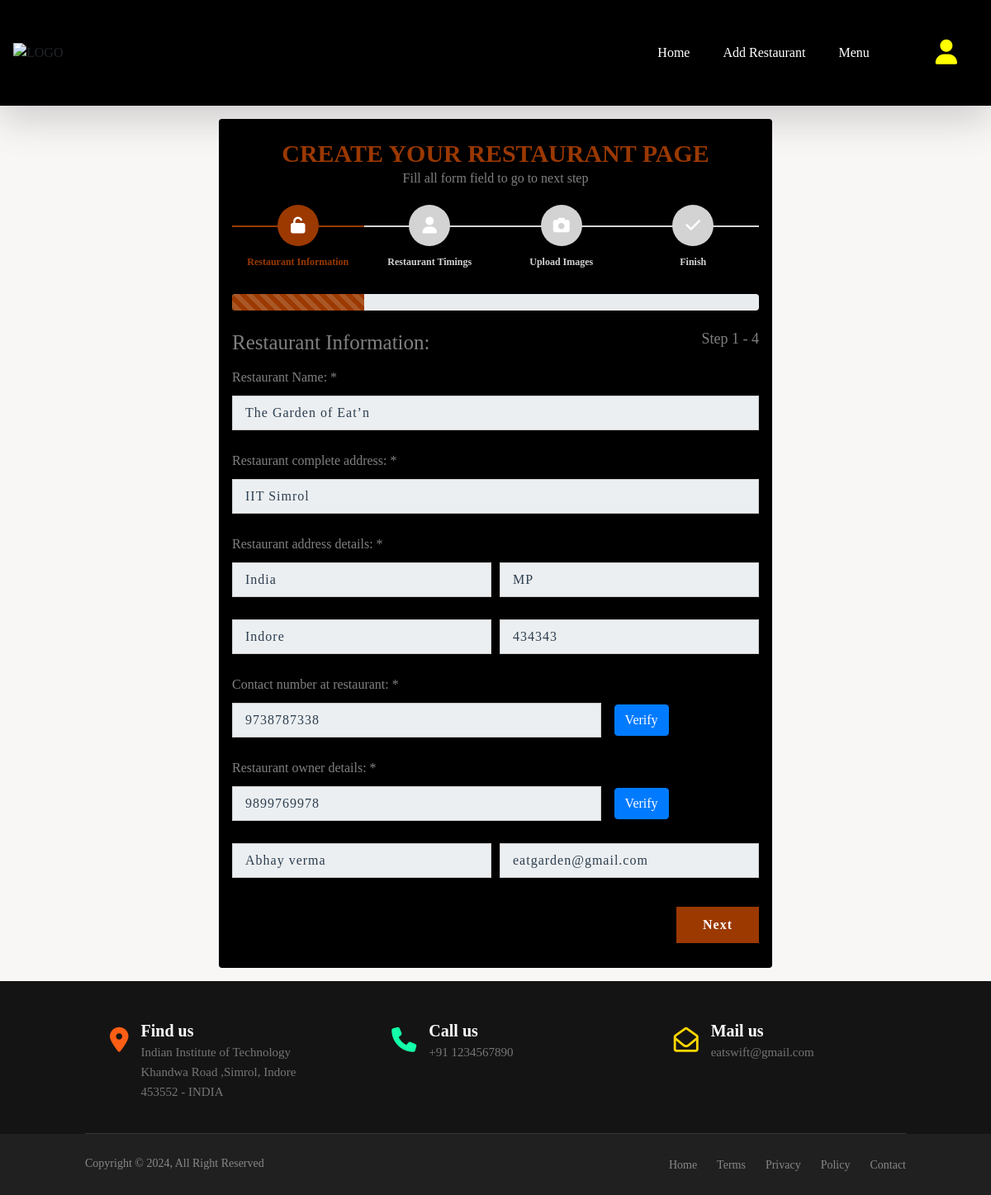
The app's page /restaurant_update/1 (signed in) with its own data.
### restaurant/models.py (models this page shows, shortened)
class Restaurant(models.Model):
    user = models.OneToOneField(User, on_delete=models.CASCADE ,null=True)
    rest_name = models.CharField(max_length=100)
    location = models.CharField(max_length=200)
    city = models.CharField(max_length=100)
    country = models.CharField(max_length=100)
    pin = models.IntegerField()
    state = models.CharField(max_length=100)
    rest_cantact_no = models.IntegerField()
    owner_contact_no = models.IntegerField()
    ownername= models.CharField(max_length=100)
    owneremail = models.EmailField(max_length=100)
    open_time = models.TimeField()
    close_time = models.TimeField()
    menu_image = models.ImageField(upload_to='menu_images/')
    restaurant_image = models.ImageField(upload_to='resta_images/')

### restaurant/views.py (the view)
# urls.py: path('restaurant_update/<int:id>',views.restaurant_update,name='restaurant_update'),
@login_required(login_url='/authpage')
def restaurant_update(request,id):
    try:
        restaurant = Restaurant.objects.get(id=id)
    except Restaurant.DoesNotExist:
        return render(request, 'pagenotfound.html')
    return render(request,"edit_restaurant_details.html",{'restaurant':restaurant})

### templates/edit_restaurant_details.html (shortened to what this page needs)
{% extends 'base.html' %}
{% block link %}
<link rel="stylesheet" href="https://stackpath.bootstrapcdn.com/bootstrap/4.5.2/css/bootstrap.min.css"
>
    <link rel="stylesheet" href="https://cdnjs.cloudflare.com/ajax/libs/font-awesome/5.15.4/css/all.min.css">
    <link rel="stylesheet" href="https://cdnjs.cloudflare.com/ajax/libs/font-awesome/4.7.0/css/font-awesome.min.css">
{% endblock link %}
{% block body %}
<body>
    <div class="container-fluid">
        <div class="registration-restaurant">
            <div class="    text-center p-0 ">
                <div class=" registration-form card px-3 pt-4  pb-0 mt-3 mb-3">
                    <h2 id="heading">Create your restaurant page</h2>
                    <p>Fill all form field to go to next step</p>
                    <form id="msform" action="restaurantupdate/{{restaurant.id}}" method="post">
                        <ul id="progressbar">
                            <li class="active" id="account"><strong>Restaurant Information</strong></li>
                            <li id="personal"><strong>Restaurant Timings</strong></li>
                            <li id="payment"><strong>Upload Images</strong></li>
                            <li id="confirm"><strong>Finish</strong></li>
                        </ul>
                        <div class="progress">
                            <div class="progress-bar progress-bar-striped progress-bar-animated" role="progressbar"
                                aria-valuemin="0" aria-valuemax="100"></div>
                        </div> <br>
                        <fieldset>
                            <div class="form-card">
                                <div class="row">
                                    <div class="col-7">
                                        <h2 class="fs-title">Restaurant Information:</h2>
                                    </div>
                                    <div class="col-5">
                                        <h2 class="steps">Step 1 - 4</h2>
                                    </div>
                                </div> <label class="fieldlabels">Restaurant Name: *</label>
                                <input type="name" name="restaurant_name" value="{{restaurant.rest_name}}">
                                <label class="fieldlabels">Restaurant complete address: *</label>
                                <input type="address" name="Restaurant_address" value="{{restaurant.location}}">
                                <label class="fieldlabels">Restaurant address details: *</label>
                                <div class="form-row">
                                    <div class="col">
                                        <input type="text" name="restaurant_country" value="{{restaurant.country}}">
                                    </div>
                                    <div class="col">
                                        <input type="text" name="restaurant_state" value="{{restaurant.state}}">
                                    </div>
                                </div>
                                <div class="form-row">
                                    <div class="col">
                                        <input type="text" name="restaurant_city" value="{{restaurant.city}}">
                                    </div>
                                    <div class="col">
                                        <input type="number" name="restaurant_pincode" value="{{restaurant.pin}}">
                                    </div>
                                </div>
                                <label class="fieldlabels">Contact number at restaurant: *</label>
                                <div class="" style="display: flex; flex-flow: row;">
                                    <div class="" style="width: 70%;">
                                        <input type="tel" name="restaurant_phone" pattern="[0-9]{3}-[0-9]{2}-[0-9]{3}"
                                        value="{{restaurant.rest_cantact_no}}">
                                    </div>
                                    <div class="" style="width: 30%;">
                                        <button class="btn btn-primary mx-3 my-1"> Verify</button>
                                    </div>
                                </div>
                                <label class="fieldlabels">Restaurant owner details: *</label>
                                <div class="" style="display: flex; flex-flow: row;">
                                    <div class="" style="width: 70%;">
                                        <input type="tel" name="restaurant_owner_phone"
                                            pattern="[0-9]{3}-[0-9]{2}-[0-9]{3}" value="{{restaurant.owner_contact_no}}">
                                    </div>
                                    <div class="" style="width: 30%;">
                                        <button class="btn btn-primary mx-3 my-1"> Verify</button>
                                    </div>
                                </div>
                                <div class="form-row">
                                    <div class="col">
                                        <input type="text" name="restaurant_owner_name"
                                        value="{{restaurant.ownername}}">
                                    </div>
                                    <div class="col">
                                        <input type="email" name="restaurant_owner_email"
                                        value="{{restaurant.owneremail}}"  >
                                    </div>
                                </div>
                            </div> <input type="button" name="next" class="next action-button" value="Next" />
                        </fieldset>
                    </form>
                </div>
            </div>
        </div>
    </div>
</body>
{%endblock%}

### records on screen
Restaurant: restaurant_name "The Garden of Eat’n", Restaurant_address "IIT Simrol", restaurant_country "India", restaurant_state "MP", restaurant_city "Indore", restaurant_pincode "434343", restaurant_phone "9738787338", restaurant_owner_phone "9899769978", restaurant_owner_name "Abhay verma", restaurant_owner_email "eatgarden@gmail.com"
